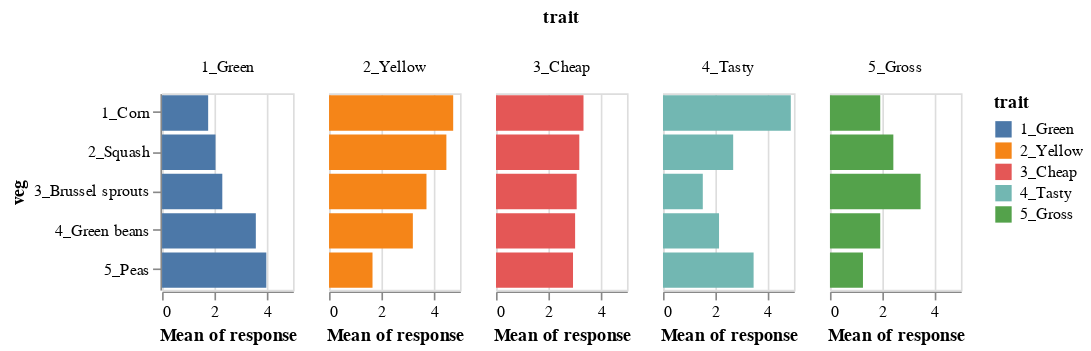

Notebook source saved alongside this figure:
### Markdown cell above
## Comparing within trait bars across vegetables

The common baseline again gives us easy comparisons within a trait

### Code cell
alt.Chart(df).mark_bar().encode(
    x = 'mean(response):Q',
    y = 'veg:N',
    color = 'trait:N'
).properties(
    width = 80,
    height = 120
).facet(
    column='trait:N'
)

### Figure 1 — Vega-Lite specification as saved in the notebook (floating-point values rounded to 4 significant figures; data arrays with more than 128 entries replaced by an {"elided": "..."} marker saying what was removed)
{"config": {"view": {"continuousWidth": 300, "continuousHeight": 300}}, "data": {"name": "data-07f93f6fab5f4d4715a804d075ffd351"}, "facet": {"column": {"field": "trait", "type": "nominal"}}, "spec": {"mark": {"type": "bar"}, "encoding": {"color": {"field": "trait", "type": "nominal"}, "x": {"aggregate": "mean", "field": "response", "type": "quantitative"}, "y": {"field": "veg", "type": "nominal"}}, "height": 120, "width": 80}, "$schema": "https://vega.github.io/schema/vega-lite/v5.8.0.json", "datasets": {"data-07f93f6fab5f4d4715a804d075ffd351": {"elided": "1250 records"}}}
